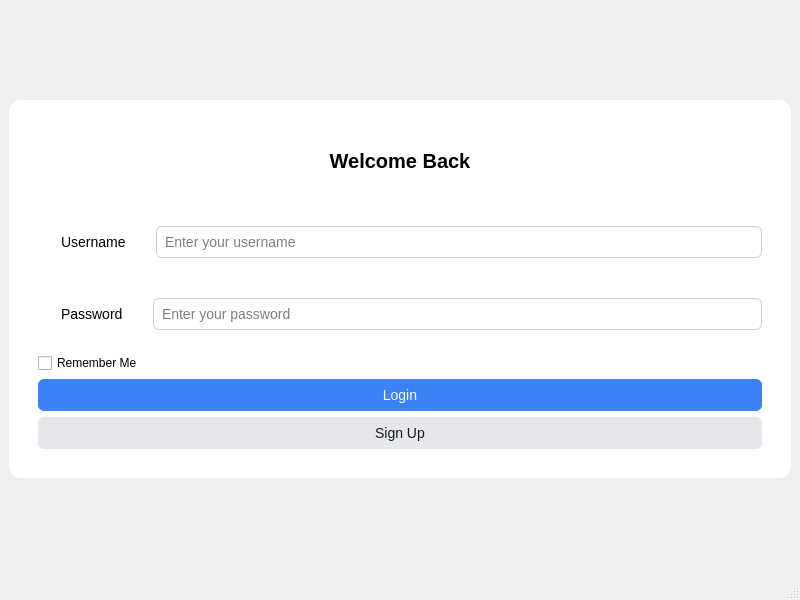
<?xml version="1.0" encoding="UTF-8"?>
<ui version="4.0">
 <class>MainWindow</class>
 <widget class="QMainWindow" name="MainWindow">
  <property name="geometry">
   <rect>
    <x>0</x>
    <y>0</y>
    <width>800</width>
    <height>600</height>
   </rect>
  </property>
  <property name="windowTitle">
   <string>Login</string>
  </property>
  <widget class="QWidget" name="centralwidget">
   <layout class="QVBoxLayout" name="verticalLayout">
    <item>
     <spacer name="verticalSpacer_top">
      <property name="orientation">
       <enum>Qt::Orientation::Vertical</enum>
      </property>
      <property name="sizeHint" stdset="0">
       <size>
        <width>20</width>
        <height>80</height>
       </size>
      </property>
     </spacer>
    </item>
    <item>
     <widget class="QFrame" name="loginFrame">
      <property name="styleSheet">
       <string notr="true">
        QFrame {
            background: #ffffff;
            border-radius: 12px;
            padding: 20px;
        }
        QLabel {
            font-size: 14px;
        }
        QLineEdit {
            border: 1px solid #cccccc;
            border-radius: 6px;
            padding: 6px;
            font-size: 14px;
        }
        QPushButton {
            background-color: #3b82f6;
            color: white;
            border-radius: 6px;
            padding: 8px;
            font-size: 14px;
        }
        QPushButton:hover {
            background-color: #2563eb;
        }
        #signUpButton {
            background-color: #e5e7eb;
            color: #111827;
        }
        #signUpButton:hover {
            background-color: #d1d5db;
        }
       </string>
      </property>
      <property name="frameShape">
       <enum>QFrame::Shape::StyledPanel</enum>
      </property>
      <property name="frameShadow">
       <enum>QFrame::Shadow::Raised</enum>
      </property>
      <layout class="QVBoxLayout" name="formLayout">
       <item>
        <widget class="QLabel" name="titleLabel">
         <property name="styleSheet">
          <string notr="true">font-size:20px; font-weight:bold; margin-bottom:10px;</string>
         </property>
         <property name="text">
          <string>Welcome Back</string>
         </property>
         <property name="alignment">
          <set>Qt::AlignmentFlag::AlignCenter</set>
         </property>
        </widget>
       </item>
       <item>
        <layout class="QHBoxLayout" name="horizontalLayout">
         <property name="topMargin">
          <number>5</number>
         </property>
         <property name="bottomMargin">
          <number>5</number>
         </property>
         <item>
          <widget class="QLabel" name="usernameLabel">
           <property name="text">
            <string>Username</string>
           </property>
          </widget>
         </item>
         <item>
          <widget class="QLineEdit" name="usernameEdit">
           <property name="placeholderText">
            <string>Enter your username</string>
           </property>
          </widget>
         </item>
        </layout>
       </item>
       <item>
        <layout class="QHBoxLayout" name="horizontalLayout_2">
         <property name="topMargin">
          <number>5</number>
         </property>
         <property name="bottomMargin">
          <number>5</number>
         </property>
         <item>
          <widget class="QLabel" name="passwordLabel">
           <property name="text">
            <string>Password</string>
           </property>
          </widget>
         </item>
         <item>
          <widget class="QLineEdit" name="passwordEdit">
           <property name="echoMode">
            <enum>QLineEdit::EchoMode::Password</enum>
           </property>
           <property name="placeholderText">
            <string>Enter your password</string>
           </property>
          </widget>
         </item>
        </layout>
       </item>
       <item>
        <widget class="QCheckBox" name="rememberCheckBox">
         <property name="text">
          <string>Remember Me</string>
         </property>
        </widget>
       </item>
       <item>
        <widget class="QPushButton" name="loginButton">
         <property name="text">
          <string>Login</string>
         </property>
        </widget>
       </item>
       <item>
        <widget class="QPushButton" name="signUpButton">
         <property name="text">
          <string>Sign Up</string>
         </property>
        </widget>
       </item>
      </layout>
     </widget>
    </item>
    <item>
     <spacer name="verticalSpacer_bottom">
      <property name="orientation">
       <enum>Qt::Orientation::Vertical</enum>
      </property>
      <property name="sizeHint" stdset="0">
       <size>
        <width>20</width>
        <height>80</height>
       </size>
      </property>
     </spacer>
    </item>
   </layout>
  </widget>
  <widget class="QMenuBar" name="menubar">
   <property name="geometry">
    <rect>
     <x>0</x>
     <y>0</y>
     <width>800</width>
     <height>24</height>
    </rect>
   </property>
  </widget>
  <widget class="QStatusBar" name="statusbar"/>
 </widget>
 <resources/>
 <connections/>
</ui>
